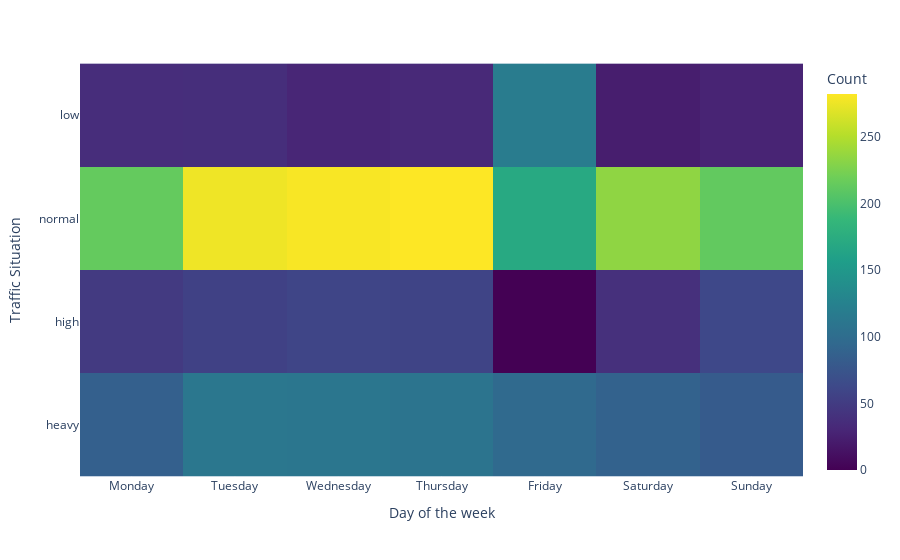

The notebook cell saved with this chart:
### Markdown cell above
### HeatMap

### Code cell
traffic_order = ['low', 'normal',"high","heavy"]  
day_order = ["Monday","Tuesday","Wednesday","Thursday","Friday","Saturday","Sunday"]
heatmap_df = df.copy()

heatmap_df['Day of the week'] = pd.Categorical(heatmap_df['Day of the week'], categories=day_order, ordered=True)
heatmap_df['Traffic Situation'] = pd.Categorical(heatmap_df['Traffic Situation'], categories=traffic_order, ordered=True)
heatmap_df = heatmap_df.sort_values(['Day of the week', 'Traffic Situation'])

grouped = heatmap_df.groupby(['Traffic Situation', 'Day of the week']).size().unstack(fill_value=0)

fig = px.imshow(grouped,
                labels=dict(x="Day of the week", y="Traffic Situation", color="Count"),
                x=grouped.columns,
                y=grouped.index,
                color_continuous_scale='Viridis')

fig.show()

### Figure 1 — Plotly figure (JSON) as saved in the notebook; plotly's stock layout.template omitted (floating-point values rounded to 4 significant figures)
{"data": [{"coloraxis": "coloraxis", "hovertemplate": "Day of the week: %{x}<br>Traffic Situation: %{y}<br>Count: %{z}<extra></extra>", "name": "0", "type": "heatmap", "x": ["Monday", "Tuesday", "Wednesday", "Thursday", "Friday", "Saturday", "Sunday"], "xaxis": "x", "y": ["low", "normal", "high", "heavy"], "yaxis": "y", "z": [[36, 37, 30, 32, 118, 23, 28], [214, 276, 280, 282, 170, 234, 213], [48, 55, 59, 58, 0, 39, 62], [86, 112, 111, 108, 96, 88, 81]]}], "layout": {"coloraxis": {"colorbar": {"title": {"text": "Count"}}, "colorscale": [[0, "#440154"], [0.1111, "#482878"], [0.2222, "#3e4989"], [0.3333, "#31688e"], [0.4444, "#26828e"], [0.5556, "#1f9e89"], [0.6667, "#35b779"], [0.7778, "#6ece58"], [0.8889, "#b5de2b"], [1, "#fde725"]]}, "margin": {"t": 60}, "xaxis": {"anchor": "y", "constrain": "domain", "domain": [0, 1], "scaleanchor": "y", "title": {"text": "Day of the week"}}, "yaxis": {"anchor": "x", "autorange": "reversed", "constrain": "domain", "domain": [0, 1], "title": {"text": "Traffic Situation"}}}}
